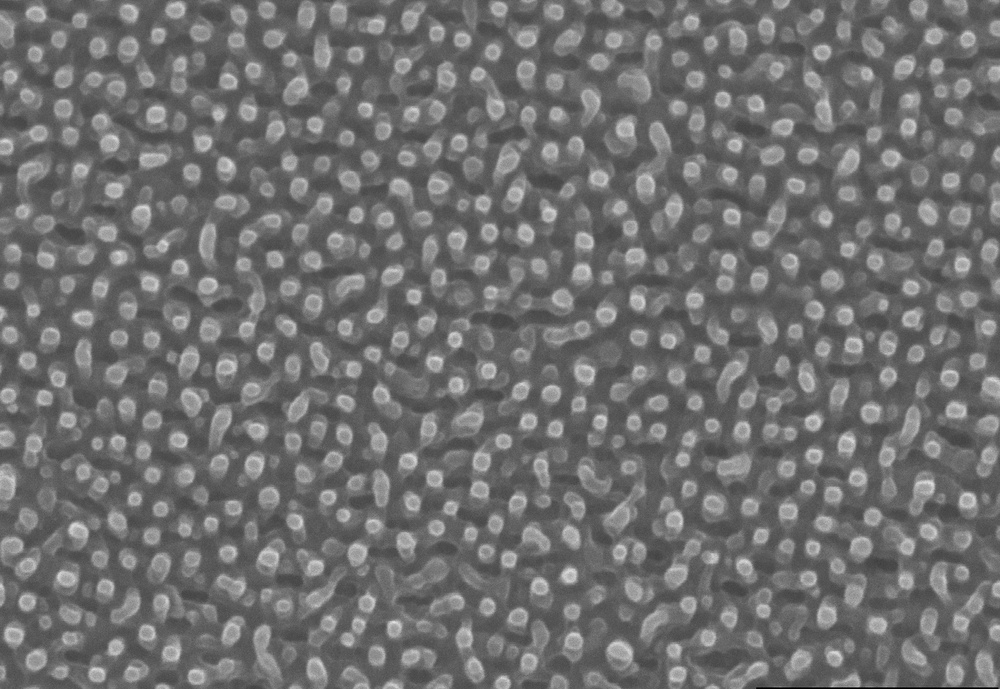
%> input picture Medical Imaging/Project/periodicity.jpg, 1000 x 689 px, shrunk from 1280 x 882 before the run
$ octave Test1.m   (GNU Octave 9; MATLAB toolbox functions it lacks are replaced by stand-ins)
%> lines starting %> are read from the running program, lines starting %| are printed output that depends on the picture; in (x1, y1, x2, y2) boxes, pixels count from 0 and x2, y2 are one past the last pixel; in counts of white or black regions, pixels touching at a corner belong together; the program's own positions count from 1
clear all;

cellpic = imread('periodicity.jpg');
%> cellpic is the input picture: size 689x1000x3 uint8; min 0, max 228, mean 111.1
imshow(cellpic)

img1=rgb2gray(cellpic);
imshow(cellpic)

img2=im2bw(img1,graythresh(cellpic));
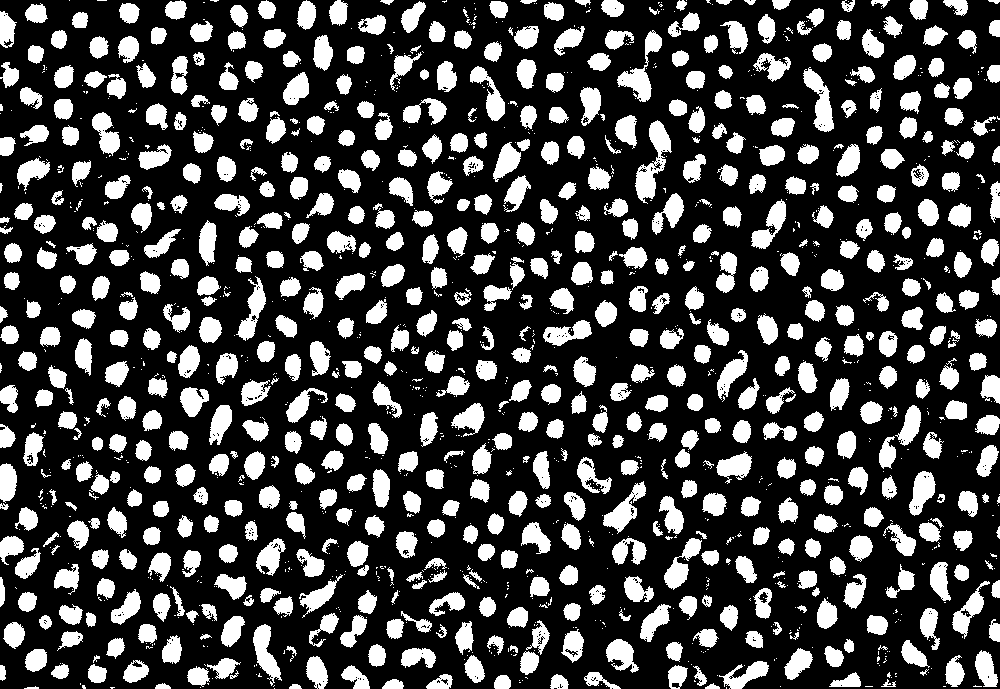
%> img2: size 689x1000 logical; 26.7% white; 1499 white regions (835 under 20 px), largest, box (x1, y1, x2, y2) and area: (635, 120, 672, 204) 1224, (617, 30, 662, 102) 1016, (803, 67, 834, 132) 937
imshow(img2)

img2=~img2;
imshow(img2)

tic

B = bwboundaries(img2);
%> B = 2590 boundaries; largest, box (x1, y1, x2, y2) and points: (0, 0, 1000, 689) 4982, (635, 120, 672, 203) 225, (617, 31, 662, 102) 211, (236, 277, 266, 341) 171, (577, 457, 612, 494) 165
imshow(img2)
text(10,10,strcat('\color{green}Objects Found:',num2str(length(B))))
hold on

for k = 1:length(B)
boundary = B{k};
plot(boundary(:,2), boundary(:,1), 'g', 'LineWidth', 0.8)
end
%> this loop made 2590 passes
%> boundary on passes 3 to 5: [507 2; 507 2], [16 5; 16 5], [15 7; 15 7]
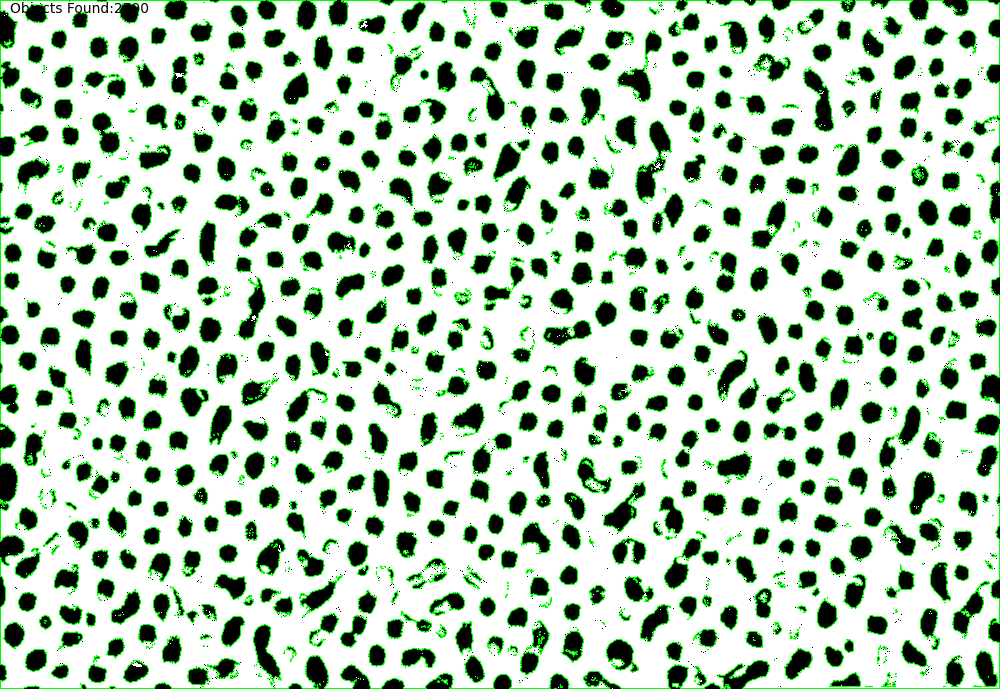
%> figure redrawn from the program's plot data

toc

$ run again, with Medical Imaging/Project/cell3.jpg copied over Medical Imaging/Project/periodicity.jpg
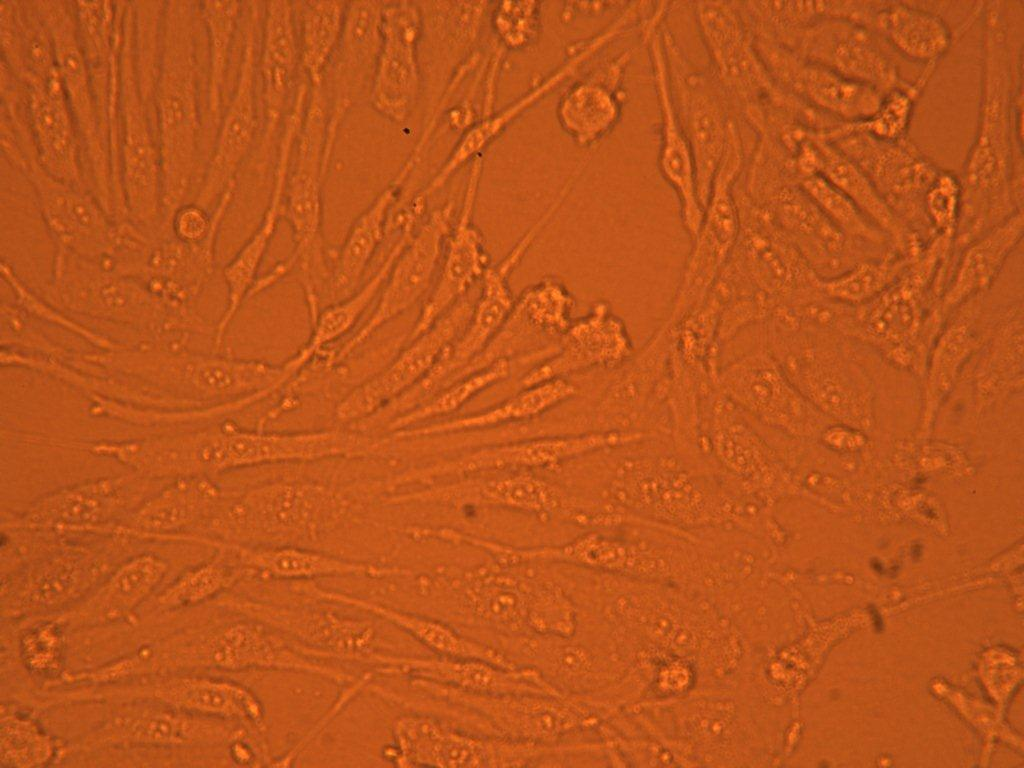
%> input picture Medical Imaging/Project/cell3.jpg, 1024 x 768 px
%> cellpic is the input picture: size 768x1024x3 uint8; mean R, G, B 186.9, 83.4, 26.3
%> `img2=im2bw(img1,graythresh(cellpic));`:
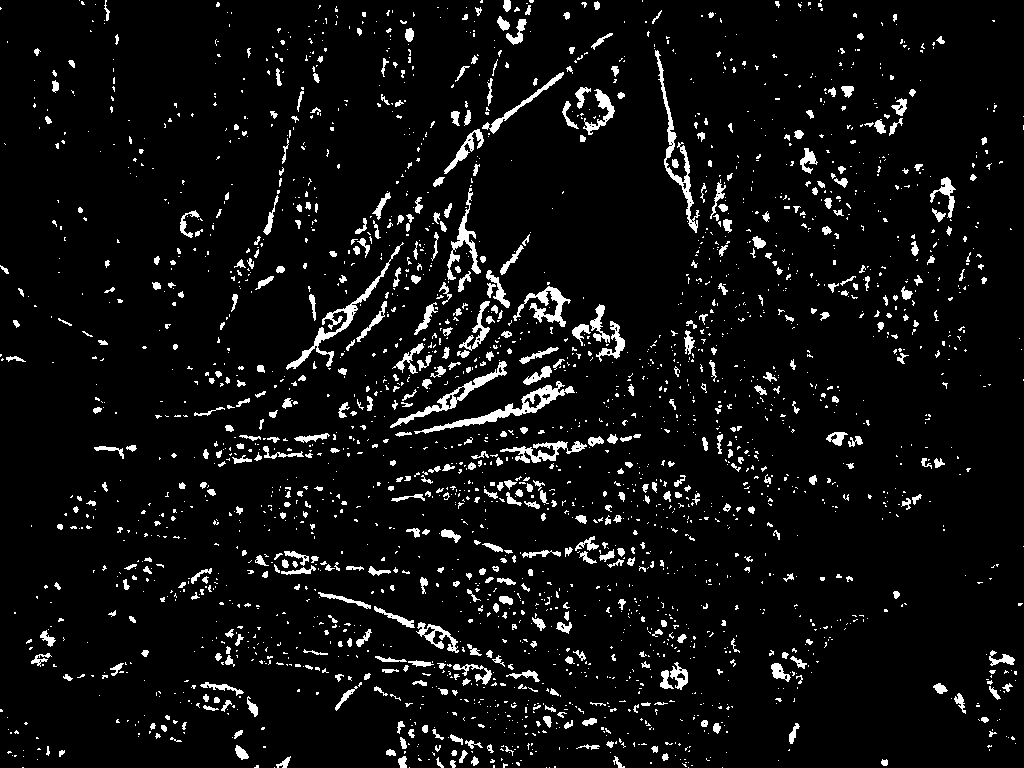
%> img2: size 768x1024 logical; 6.1% white; 2576 white regions (2015 under 20 px), largest, box (x1, y1, x2, y2) and area: (414, 381, 575, 434) 1279, (286, 242, 404, 370) 1130, (655, 50, 700, 233) 1067
%> B = 2901 boundaries; largest, box (x1, y1, x2, y2) and points: (0, 0, 1024, 768) 3800, (655, 50, 698, 233) 491, (286, 262, 390, 370) 473, (414, 381, 575, 434) 392, (500, 441, 568, 463) 281
%> the loop `for k = 1:length(B)` made 2901 passes
%> boundary on passes 3 to 5: [693 352; 693 352], [313 353; 314 353; 315 353; 314 353; 313 353], [309 355; 309 356; 309 355]
%> after the loop `for k = 1:length(B)`:
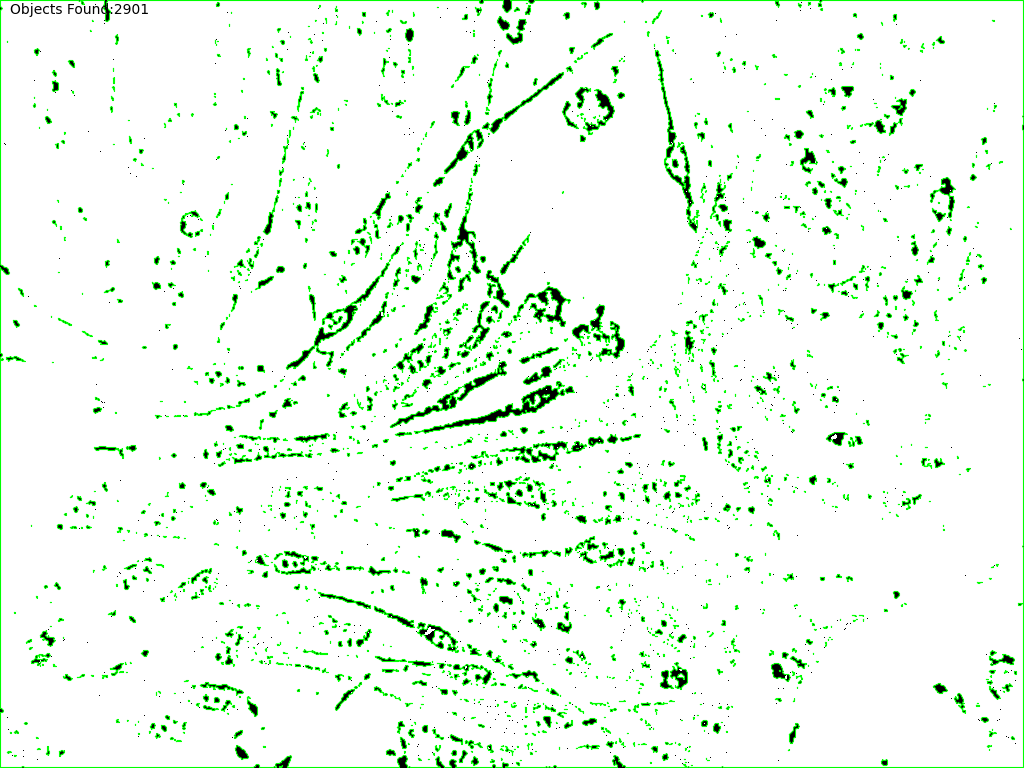
%> figure redrawn from the program's plot data
